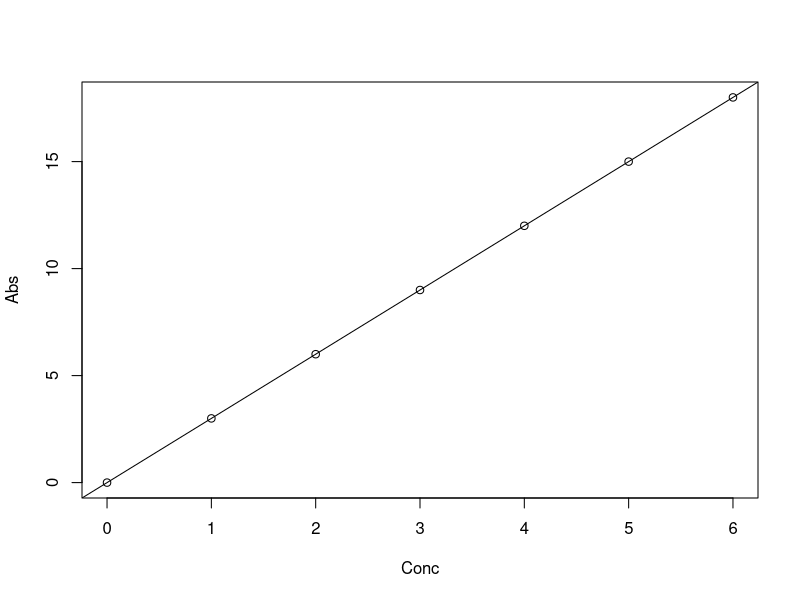
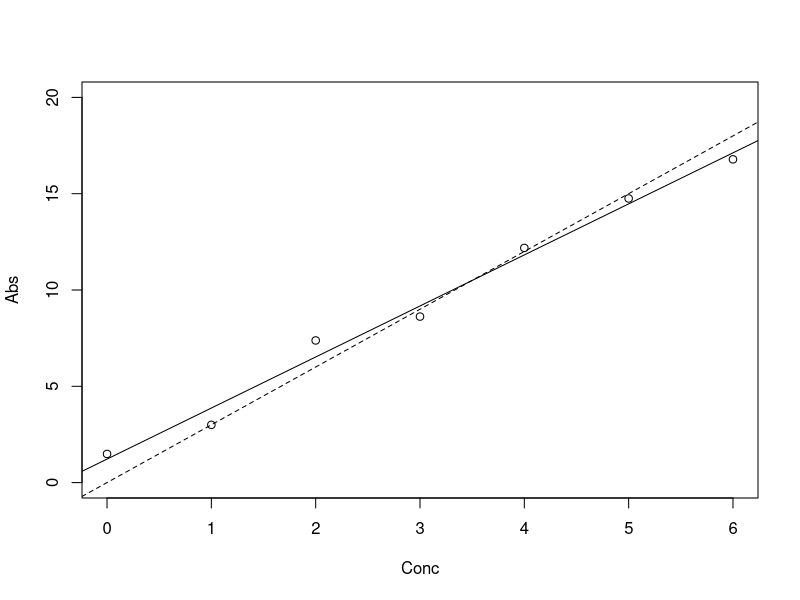
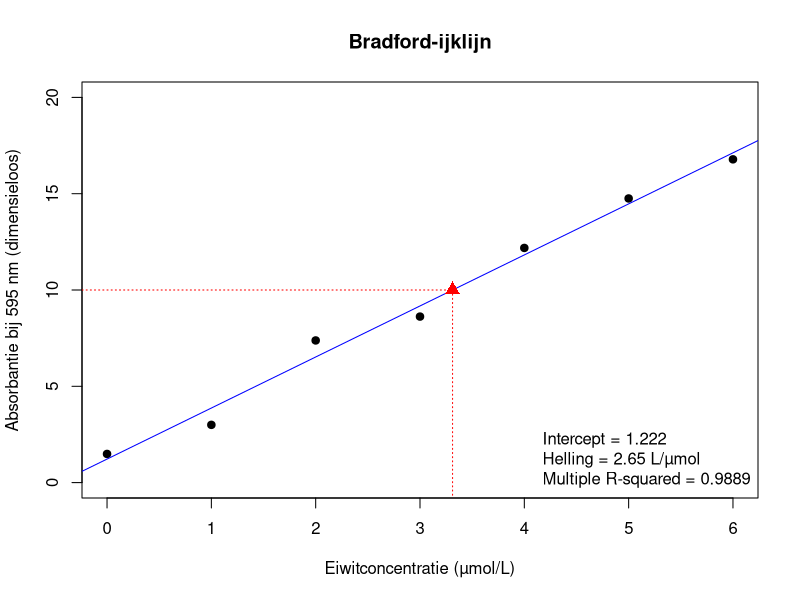

The R script that drew these images, in order:
## ---- chunk 1
set.seed(222)
## ---- chunk 2
Conc <- c(0, 1, 2, 3, 4, 5, 6)
n <- length(Conc)
## ---- chunk 3
a <- 0
b <- 3
## ---- chunk 4
Abs <- a + b * Conc
plot(Abs ~ Conc)
abline(a, b)
## ---- chunk 5
Epsilon <- rnorm(n = n, mean = 0, sd = 1)
print(Epsilon)
## ---- chunk 6
sum((Epsilon - mean(Epsilon))^2)
Variantie <- sum((Epsilon - mean(Epsilon))^2) / (n - 1)
Variantie
var(Epsilon)
sqrt(var(Epsilon))
sd(Epsilon)
## ---- chunk 7
Abs <- a + b * Conc + Epsilon
plot(Abs ~ Conc, ylim =c(0,20))
abline(a, b, lty = 2)
abline(lm(Abs ~ Conc), lty = 1)
## ---- chunk 8
Model <- lm(Abs ~ Conc)
summary(Model)
## ---- chunk 9
str(Model)
## ---- chunk 10
Model$coefficients    # of coef(Model)
Model$residuals       # of resid(Model)
Model$fitted.values   # of fitted(Model)
## ---- chunk 11
str(summary(Model))
summary(Model)$r.squared
## ---- chunk 12
Abs_onbekend <- 10
a_hat <- coef(Model)[1]
b_hat <- coef(Model)[2]

Conc_onbekend <- (Abs_onbekend - a_hat) / b_hat
Conc_onbekend
## ---- chunk 13
R2 <- summary(Model)$r.squared

## Probeer de code te lezen, het zou mogelijk moeten zij alles te duiden.

png("ijklijn.png", width = 16, height = 12, units = "cm", res = 300)


plot(Abs ~ Conc, pch = 19, ylim = c(0,20),
     xlab = "Eiwitconcentratie (\u00b5mol/L)",
     ylab = "Absorbantie bij 595 nm (dimensieloos)",
     main = "Bradford-ijklijn")
abline(Model, col = "blue")                                            # regressielijn
segments(par("usr")[1], Abs_onbekend, Conc_onbekend, Abs_onbekend,
         lty = 3, col = "red")                                         # van y-as naar het punt
segments(Conc_onbekend, Abs_onbekend, Conc_onbekend, par("usr")[3],
         lty = 3, col = "red")                                         # van het punt naar x-as
points(Conc_onbekend, Abs_onbekend, pch = 17, col = "red", cex = 1.5)  # onbekend monster
legend("bottomright", bty = "n",
       legend = c(paste("Intercept =", round(a_hat, 3)),
                  paste("Helling =", round(b_hat, 3), "L/\u00b5mol"),
                  paste("Multiple R-squared =", round(R2, 4))))

dev.off()   # deze moet je niet vergeten anders wordt de png file niet gemaakt
